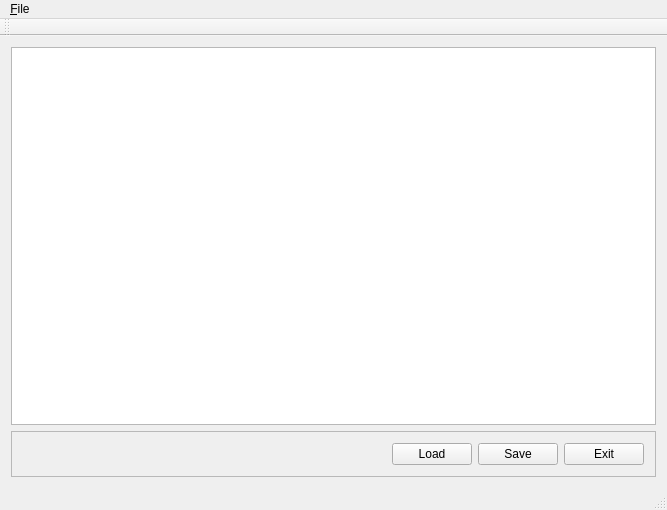
<?xml version="1.0" encoding="UTF-8"?>
<ui version="4.0">
 <class>QtDemoClass</class>
 <widget class="QMainWindow" name="QtDemoClass">
  <property name="geometry">
   <rect>
    <x>0</x>
    <y>0</y>
    <width>667</width>
    <height>510</height>
   </rect>
  </property>
  <property name="windowTitle">
   <string>QtDemo</string>
  </property>
  <widget class="QWidget" name="centralWidget">
   <layout class="QHBoxLayout" name="horizontalLayout">
    <item>
     <layout class="QVBoxLayout" name="verticalLayout">
      <item>
       <widget class="QTextEdit" name="textEdit"/>
      </item>
      <item>
       <widget class="QFrame" name="buttonBox_2">
        <property name="frameShape">
         <enum>QFrame::Shape::StyledPanel</enum>
        </property>
        <property name="frameShadow">
         <enum>QFrame::Shadow::Raised</enum>
        </property>
        <layout class="QHBoxLayout" name="horizontalLayout_2">
         <item>
          <spacer name="horizontalSpacer">
           <property name="orientation">
            <enum>Qt::Orientation::Horizontal</enum>
           </property>
           <property name="sizeHint" stdset="0">
            <size>
             <width>40</width>
             <height>20</height>
            </size>
           </property>
          </spacer>
         </item>
         <item>
          <widget class="QPushButton" name="loadBtn">
           <property name="text">
            <string>Load</string>
           </property>
          </widget>
         </item>
         <item>
          <widget class="QPushButton" name="saveBtn">
           <property name="text">
            <string>Save</string>
           </property>
          </widget>
         </item>
         <item>
          <widget class="QPushButton" name="exitBtn">
           <property name="text">
            <string>Exit</string>
           </property>
          </widget>
         </item>
        </layout>
       </widget>
      </item>
     </layout>
    </item>
   </layout>
  </widget>
  <widget class="QMenuBar" name="menuBar">
   <property name="geometry">
    <rect>
     <x>0</x>
     <y>0</y>
     <width>667</width>
     <height>21</height>
    </rect>
   </property>
   <widget class="QMenu" name="menu_File">
    <property name="title">
     <string>&amp;File</string>
    </property>
    <addaction name="actionExit"/>
   </widget>
   <addaction name="menu_File"/>
  </widget>
  <widget class="QToolBar" name="mainToolBar">
   <attribute name="toolBarArea">
    <enum>TopToolBarArea</enum>
   </attribute>
   <attribute name="toolBarBreak">
    <bool>false</bool>
   </attribute>
  </widget>
  <widget class="QStatusBar" name="statusBar">
   <property name="enabled">
    <bool>false</bool>
   </property>
  </widget>
  <action name="actionExit">
   <property name="text">
    <string>Exit</string>
   </property>
  </action>
 </widget>
 <layoutdefault spacing="6" margin="11"/>
 <resources/>
 <connections/>
</ui>
